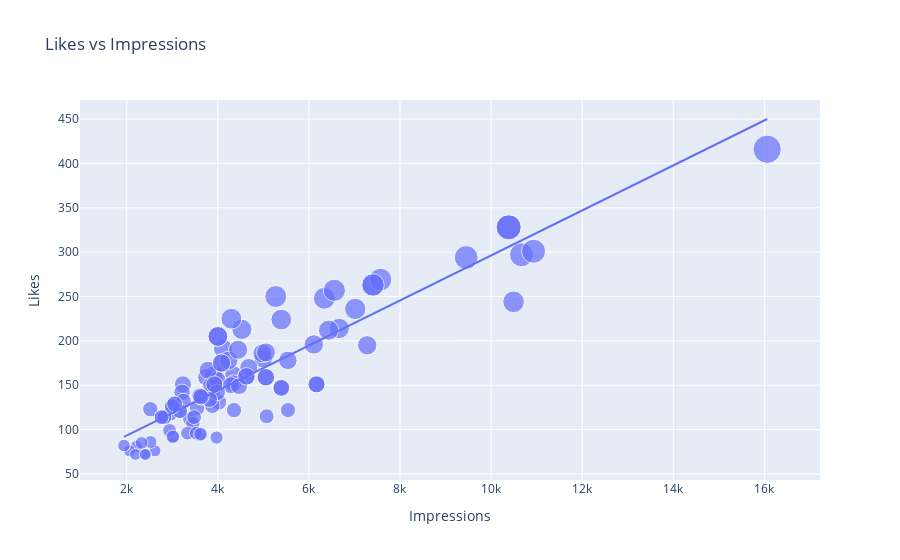

This figure's notebook cell:
### Code cell
# Visualize a linear relationship
# !pip install plotly-express
# !pip install seaborn
import pandas as pd
import numpy as np
import plotly.express as px
import matplotlib.pyplot as plt 
import seaborn as sns

df = pd.read_csv("https://raw.githubusercontent.com/ravibilla/datasets/main/instagram.csv", encoding = 'latin1')
df = data.dropna()
print(data.head())

# Visualize in plotly
figure = px.scatter(data_frame=df, 
                    x = "Impressions", 
                    y = "Likes", 
                    size = "Likes", 
                    trendline = "ols", # ols = ordinary least squares
                    title = "Likes vs Impressions")
figure.show()

# Visualize in matplotlib with seaborn
plt.figure(figsize=(10, 8))
plt.style.use('fivethirtyeight')
plt.title("Likes vs Impressions")
sns.regplot(x = "Impressions", y = "Likes", data = df)
plt.show()

### Figure 1 — Plotly figure (JSON) as saved in the notebook; plotly's stock layout.template omitted (floating-point values rounded to 4 significant figures)
{"data": [{"hovertemplate": "Impressions=%{x}<br>Likes=%{marker.size}<extra></extra>", "legendgroup": "", "marker": {"color": "#636efa", "size": [162, 224, 131, 213, 123, 144, 76, 124, 159, 191, 81, 151, 162, 142, 294, 159, 205, 121, 151, 72, 76, 91, 195, 129, 160, 175, 147, 114, 151, 92, 214, 150, 122, 152, 196, 86, 85, 156, 72, 82, 416, 180, 150, 127, 167, 225, 137, 114, 263, 328, 126, 236, 99, 212, 297, 142, 186, 112, 149, 132, 115, 248, 178, 107, 269, 96, 134, 301, 187, 94, 114, 96, 138, 122, 257, 95, 244, 190, 118, 178, 170, 250, 159, 205, 121, 151, 72, 137, 114, 263, 328, 126, 129, 160, 175, 147, 114, 151, 92], "sizemode": "area", "sizeref": 1.04, "symbol": "circle"}, "mode": "markers", "name": "", "orientation": "v", "showlegend": false, "type": "scatter", "x": [3920, 5394, 4021, 4528, 2518, 3884, 2621, 3541, 3749, 4115, 2218, 3234, 4344, 3216, 9453, 5055, 4002, 3169, 6168, 2407, 2064, 3973, 7281, 3052, 4628, 4082, 5394, 2766, 3924, 3015, 6666, 3854, 4355, 4343, 6108, 2523, 2327, 3990, 2191, 1941, 16062, 4998, 4289, 3880, 3786, 4298, 3630, 2826, 7407, 10386, 2998, 7018, 2941, 6432, 10667, 3988, 4978, 3388, 4467, 3246, 5072, 6339, 4239, 3454, 7571, 3333, 3818, 10933, 5058, 3601, 3480, 3525, 3606, 5542, 6559, 3623, 10493, 4446, 2957, 5538, 4681, 5273, 5055, 4002, 3169, 6168, 2407, 3630, 2826, 7407, 10386, 2998, 3052, 4628, 4082, 5394, 2766, 3924, 3015], "xaxis": "x", "y": [162, 224, 131, 213, 123, 144, 76, 124, 159, 191, 81, 151, 162, 142, 294, 159, 205, 121, 151, 72, 76, 91, 195, 129, 160, 175, 147, 114, 151, 92, 214, 150, 122, 152, 196, 86, 85, 156, 72, 82, 416, 180, 150, 127, 167, 225, 137, 114, 263, 328, 126, 236, 99, 212, 297, 142, 186, 112, 149, 132, 115, 248, 178, 107, 269, 96, 134, 301, 187, 94, 114, 96, 138, 122, 257, 95, 244, 190, 118, 178, 170, 250, 159, 205, 121, 151, 72, 137, 114, 263, 328, 126, 129, 160, 175, 147, 114, 151, 92], "yaxis": "y"}, {"hovertemplate": "<b>OLS trendline</b><br>Likes = 0.0253784 * Impressions + 42.4728<br>R<sup>2</sup>=0.803312<br><br>Impressions=%{x}<br>Likes=%{y} <b>(trend)</b><extra></extra>", "legendgroup": "", "marker": {"color": "#636efa", "symbol": "circle"}, "mode": "lines", "name": "", "showlegend": false, "type": "scatter", "x": [1941, 2064, 2191, 2218, 2327, 2407, 2407, 2518, 2523, 2621, 2766, 2766, 2826, 2826, 2941, 2957, 2998, 2998, 3015, 3015, 3052, 3052, 3169, 3169, 3216, 3234, 3246, 3333, 3388, 3454, 3480, 3525, 3541, 3601, 3606, 3623, 3630, 3630, 3749, 3786, 3818, 3854, 3880, 3884, 3920, 3924, 3924, 3973, 3988, 3990, 4002, 4002, 4021, 4082, 4082, 4115, 4239, 4289, 4298, 4343, 4344, 4355, 4446, 4467, 4528, 4628, 4628, 4681, 4978, 4998, 5055, 5055, 5058, 5072, 5273, 5394, 5394, 5394, 5538, 5542, 6108, 6168, 6168, 6339, 6432, 6559, 6666, 7018, 7281, 7407, 7407, 7571, 9453, 10386, 10386, 10493, 10667, 10933, 16062], "xaxis": "x", "y": [91.73, 94.85, 98.08, 98.76, 101.5, 103.6, 103.6, 106.4, 106.5, 109.0, 112.7, 112.7, 114.2, 114.2, 117.1, 117.5, 118.6, 118.6, 119.0, 119.0, 119.9, 119.9, 122.9, 122.9, 124.1, 124.5, 124.9, 127.1, 128.5, 130.1, 130.8, 131.9, 132.3, 133.9, 134.0, 134.4, 134.6, 134.6, 137.6, 138.6, 139.4, 140.3, 140.9, 141.0, 142.0, 142.1, 142.1, 143.3, 143.7, 143.7, 144.0, 144.0, 144.5, 146.1, 146.1, 146.9, 150.1, 151.3, 151.5, 152.7, 152.7, 153.0, 155.3, 155.8, 157.4, 159.9, 159.9, 161.3, 168.8, 169.3, 170.8, 170.8, 170.8, 171.2, 176.3, 179.4, 179.4, 179.4, 183.0, 183.1, 197.5, 199.0, 199.0, 203.3, 205.7, 208.9, 211.6, 220.6, 227.3, 230.5, 230.5, 234.6, 282.4, 306.1, 306.1, 308.8, 313.2, 319.9, 450.1], "yaxis": "y"}], "layout": {"legend": {"itemsizing": "constant", "tracegroupgap": 0}, "title": {"text": "Likes vs Impressions"}, "xaxis": {"anchor": "y", "domain": [0, 1], "title": {"text": "Impressions"}}, "yaxis": {"anchor": "x", "domain": [0, 1], "title": {"text": "Likes"}}}}
